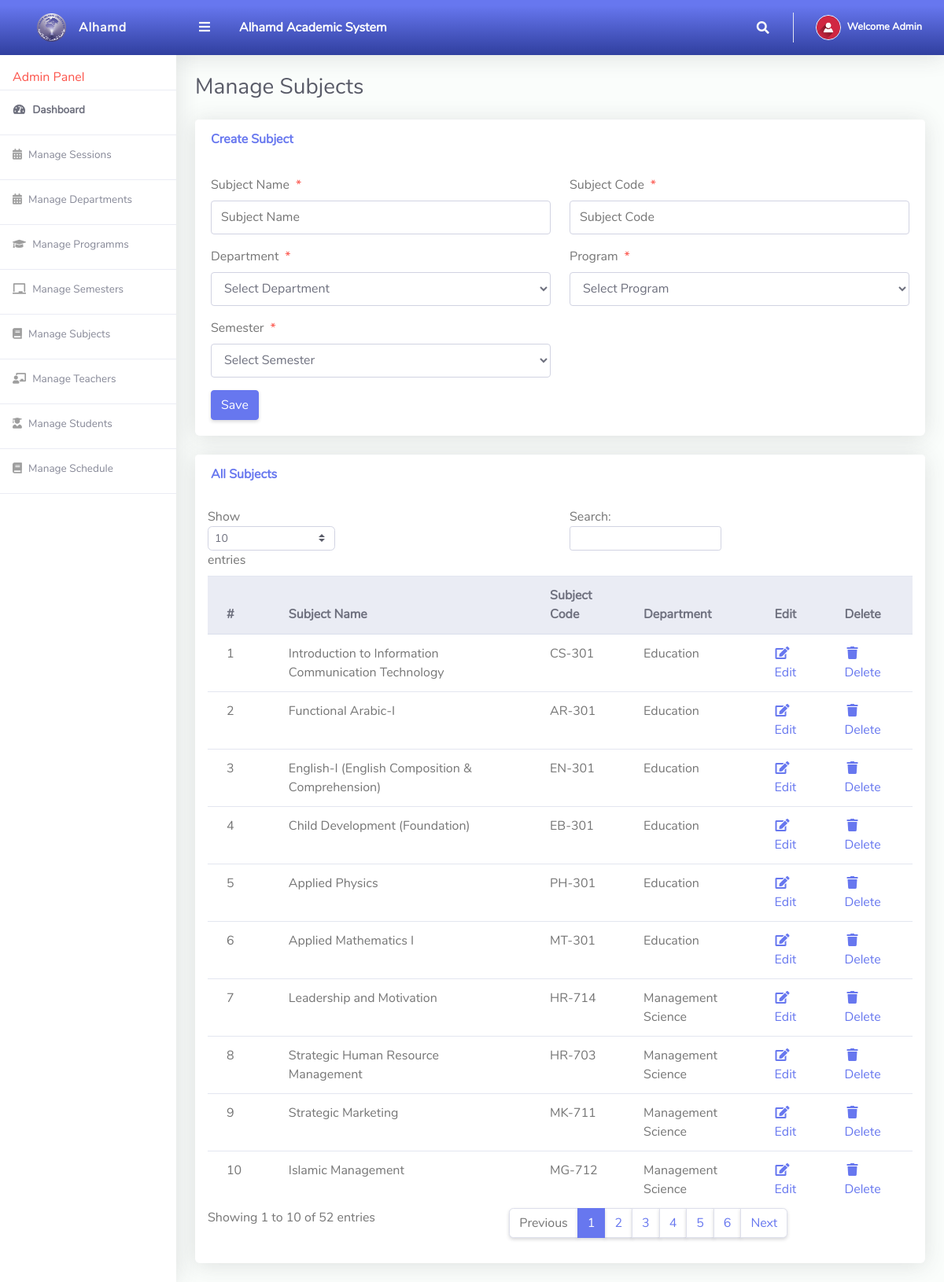
The page /Admin/manageSubjects.php (signed in) on the database its author committed.
### tables this page shows
CREATE TABLE IF NOT EXISTS Subjects (
    SubjectID INT PRIMARY KEY AUTO_INCREMENT,
    Department VARCHAR(50),
    SubjectCode VARCHAR(10),
    SubjectName VARCHAR(100),
    Program VARCHAR(50),
    Semester VARCHAR(10)
);

### Admin/manageSubjects.php (the view, shortened to what this page needs)
<?php
include '../Includes/dbcon.php';
?>
<!DOCTYPE html>
<html lang="en">
<head>
    <link href="../vendor/fontawesome-free/css/all.min.css" rel="stylesheet" type="text/css">
    <link href="../vendor/bootstrap/css/bootstrap.min.css" rel="stylesheet" type="text/css">
    <link href="css/ruang-admin.min.css" rel="stylesheet">
</head>
<body id="page-top">
    <div id="wrapper">
        <?php include "Includes/sidebar.php";?>
        <div id="content-wrapper" class="d-flex flex-column">
            <div id="content">
                <?php include "Includes/topbar.php";?>
                <div class="container-fluid" id="container-wrapper">
                    <div class="d-sm-flex align-items-center justify-content-between mb-4">
                        <h1 class="h3 mb-0 text-gray-800">Manage Subjects</h1>
                    </div>
                    <div class="row">
                        <div class="col-lg-12">
                            <div class="card mb-4">
                                <div class="card-header py-3 d-flex flex-row align-items-center justify-content-between">
                                    <h6 class="m-0 font-weight-bold text-primary">Create Subject</h6>
                                </div>
                                <div class="card-body">
                                    <form method="post">
                                        <div class="form-group row mb-3">
                                            <div class="col-xl-6">
                                                <label class="form-control-label">Subject Name<span class="text-danger ml-2">*</span></label>
                                                <input type="text" class="form-control" name="subjectName" value="<?php echo $editrow['SubjectName'];?>" placeholder="Subject Name">
                                            </div>
                                            <div class="col-xl-6">
                                                <label class="form-control-label">Subject Code<span class="text-danger ml-2">*</span></label>
                                                <input type="text" class="form-control" name="subjectCode" value="<?php echo $editrow['SubjectCode'];?>" placeholder="Subject Code">
                                            </div>
                                        </div>
                                        <div class="form-group row mb-3">
                                            <div class="col-xl-6">
                                            <label class="form-control-label">Department<span class="text-danger ml-2">*</span></label>
                                            <select class="form-control" name="department"id="departmentSelect" required onchange="updateDeptCode()">
                                            <option value="">Select Department</option>
                                            <?php
                                            $query = "SELECT * FROM Departments";
                                            $result = mysqli_query($conn, $query);
                                            while ($row = mysqli_fetch_assoc($result)) {
                                                print_r($row['DeptCode']);
                                            }
                                            ?>
                                            </select>
                                            </div>
                                            <div class="col-xl-6">
                                                <label class="form-control-label">Program<span class="text-danger ml-2">*</span></label>
                                                <select class="form-control" name="Program" required>
                                                <option value="">Select Program</option>
                                                <?php
                                                $query = "SELECT ProgramName FROM Programs";
                                                print_r($query);
                                                ?>
                                                </select>
                                            </div>
                                        </div>
                                        <div class="form-group row mb-3">
                                            <div class="col-xl-6">
                                                <label class="form-control-label">Semester<span class="text-danger ml-2">*</span></label>
                                                <select class="form-control" name="Semester" required>
                                                <option value="">Select Semester</option>
                                                </select>
                                            </div>
                                        </div>
                                        <?php if (isset($Id)) { ?>
                                            <button type="submit" name="update" class="btn btn-warning">Update</button>
                                        <?php } else { ?>
                                            <button type="submit" name="save" class="btn btn-primary">Save</button>
                                        <?php } ?>
                                    </form>
                                </div>
                            </div>
                            <div class="row">
                                <div class="col-lg-12">
                                    <div class="card mb-4">
                                        <div class="card-header py-3 d-flex flex-row align-items-center justify-content-between">
                                            <h6 class="m-0 font-weight-bold text-primary">All Subjects</h6>
                                        </div>
                                        <div class="table-responsive p-3">
                                            <table class="table align-items-center table-flush table-hover" id="dataTableHover">
                                                <thead class="thead-light">
                                                    <tr>
                                                        <th>#</th>
                                                        <th>Subject Name</th>
                                                        <th>Subject Code</th>
                                                        <th>Department</th>
                                                        <th>Edit</th>
                                                        <th>Delete</th>
                                                    </tr>
                                                </thead>
                                                <tbody>
                                                    <?php
                                                    $query = "SELECT * FROM Subjects";
                                                    $rs = $conn->query($query);
                                                    $sn = 0;
                                                    if ($rs->num_rows > 0) {
                                                        while ($rows = $rs->fetch_assoc()) {
                                                            $sn++;
                                                            echo "
                                                                <tr>
                                                                    <td>".$sn."</td>
                                                                    <td>".$rows['SubjectName']."</td>
                                                                    <td>".$rows['SubjectCode']."</td>
                                                                    <td>".$rows['Department']."</td>
                                                                    <td><a href='?action=edit&Id=".$rows['SubjectID']."'><i class='fas fa-fw fa-edit'></i>Edit</a></td>
                                                                    <td><a href='?action=delete&Id=".$rows['SubjectID']."'><i class='fas fa-fw fa-trash'></i>Delete</a></td>
                                                                </tr>";
                                                        }
                                                    }
                                                    ?>
                                                </tbody>
                                            </table>
                                        </div>
                                    </div>
                                </div>
                            </div>
                        </div>
                    </div>
                </div>
            </div>
        </div>
    </div>
</body>
</html>

### Admin/Includes/topbar.php (shortened to what this page needs)
<?php
  $query = "SELECT * FROM tbladmin WHERE Id = ".$_SESSION['userId']."";
  $rs = $conn->query($query);
  $rows = $rs->fetch_assoc();
  $fullName = $rows['firstName']." ".$rows['lastName'];
?>
<nav class="navbar navbar-expand navbar-light bg-gradient-primary topbar mb-4 static-top">
          <button id="sidebarToggleTop" class="btn btn-link rounded-circle mr-3">
            <i class="fa fa-bars"></i>
          </button>
        <div class="text-white big ml-2" style="margin-left:100px;"><b>Alhamd Academic System</b></div>
          <ul class="navbar-nav ml-auto">
            <li class="nav-item dropdown no-arrow">
              <a class="nav-link dropdown-toggle" href="#" id="searchDropdown" role="button" data-toggle="dropdown"
                aria-haspopup="true" aria-expanded="false">
                <i class="fas fa-search fa-fw"></i>
              </a>
            </li>
            <li class="nav-item dropdown no-arrow">
              <a class="nav-link dropdown-toggle" href="#" id="userDropdown" role="button" data-toggle="dropdown"
                aria-haspopup="true" aria-expanded="false">
                <img class="img-profile rounded-circle" src="img/user-icn.png" style="max-width: 60px">
                <span class="ml-2 d-none d-lg-inline text-white small"><b>Welcome <?php echo $fullName;?></b></span>
              </a>
            </li>
          </ul>
        </nav>

### rows shown on the page
subjects: SubjectName "Introduction to Information Communication Technology", SubjectCode "CS-301", Department "Education"
subjects: SubjectName "Functional Arabic-I", SubjectCode "AR-301", Department "Education"
subjects: SubjectName "English-I (English Composition & Comprehension)", SubjectCode "EN-301", Department "Education"
subjects: SubjectName "Child Development (Foundation)", SubjectCode "EB-301", Department "Education"
subjects: SubjectName "Applied Physics", SubjectCode "PH-301", Department "Education"
subjects: SubjectName "Applied Mathematics I", SubjectCode "MT-301", Department "Education"
subjects: SubjectName "Leadership and Motivation", SubjectCode "HR-714", Department "Management Science"
subjects: SubjectName "Strategic Human Resource Management", SubjectCode "HR-703", Department "Management Science"
subjects: SubjectName "Strategic Marketing", SubjectCode "MK-711", Department "Management Science"
subjects: SubjectName "Islamic Management", SubjectCode "MG-712", Department "Management Science"

### other values the page prints
$fullName "Admin"
